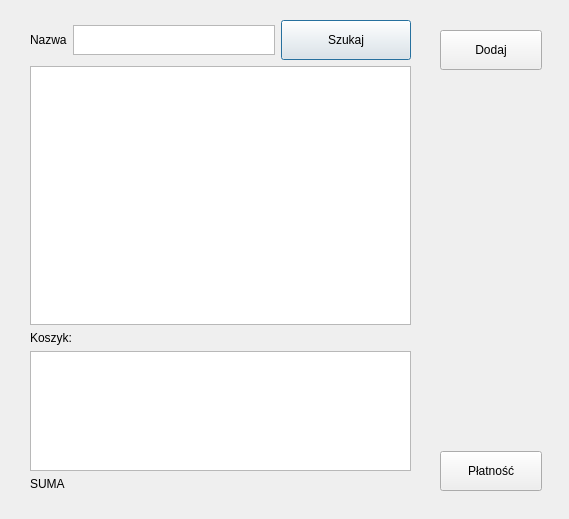
<?xml version="1.0" encoding="UTF-8"?>
<ui version="4.0">
 <class>nowa_przekaska</class>
 <widget class="QDialog" name="nowa_przekaska">
  <property name="geometry">
   <rect>
    <x>0</x>
    <y>0</y>
    <width>569</width>
    <height>519</height>
   </rect>
  </property>
  <property name="windowTitle">
   <string>Dialog</string>
  </property>
  <widget class="QWidget" name="layoutWidget">
   <property name="geometry">
    <rect>
     <x>30</x>
     <y>20</y>
     <width>381</width>
     <height>471</height>
    </rect>
   </property>
   <layout class="QVBoxLayout" name="verticalLayout_2">
    <item>
     <layout class="QHBoxLayout" name="horizontalLayout_2"/>
    </item>
    <item>
     <layout class="QHBoxLayout" name="horizontalLayout_9">
      <item>
       <widget class="QLabel" name="l1_2">
        <property name="text">
         <string>Nazwa</string>
        </property>
       </widget>
      </item>
      <item>
       <widget class="QPlainTextEdit" name="txtNazwa">
        <property name="maximumSize">
         <size>
          <width>16777215</width>
          <height>30</height>
         </size>
        </property>
       </widget>
      </item>
      <item>
       <widget class="QPushButton" name="bSzukaj">
        <property name="minimumSize">
         <size>
          <width>130</width>
          <height>40</height>
         </size>
        </property>
        <property name="text">
         <string>Szukaj</string>
        </property>
       </widget>
      </item>
     </layout>
    </item>
    <item>
     <widget class="QListWidget" name="lPrzekaski">
      <property name="minimumSize">
       <size>
        <width>0</width>
        <height>230</height>
       </size>
      </property>
     </widget>
    </item>
    <item>
     <widget class="QLabel" name="label">
      <property name="text">
       <string>Koszyk:</string>
      </property>
     </widget>
    </item>
    <item>
     <widget class="QListWidget" name="lKoszyk">
      <property name="maximumSize">
       <size>
        <width>16777215</width>
        <height>120</height>
       </size>
      </property>
     </widget>
    </item>
    <item>
     <widget class="QLabel" name="lSuma">
      <property name="text">
       <string>SUMA</string>
      </property>
     </widget>
    </item>
   </layout>
  </widget>
  <widget class="QWidget" name="layoutWidget">
   <property name="geometry">
    <rect>
     <x>440</x>
     <y>30</y>
     <width>102</width>
     <height>461</height>
    </rect>
   </property>
   <layout class="QVBoxLayout" name="verticalLayout_3">
    <item>
     <widget class="QPushButton" name="bDodaj">
      <property name="minimumSize">
       <size>
        <width>100</width>
        <height>40</height>
       </size>
      </property>
      <property name="text">
       <string>Dodaj</string>
      </property>
     </widget>
    </item>
    <item>
     <spacer name="verticalSpacer_4">
      <property name="orientation">
       <enum>Qt::Orientation::Vertical</enum>
      </property>
      <property name="sizeHint" stdset="0">
       <size>
        <width>20</width>
        <height>40</height>
       </size>
      </property>
     </spacer>
    </item>
    <item>
     <widget class="QPushButton" name="bPlatnosc">
      <property name="minimumSize">
       <size>
        <width>100</width>
        <height>40</height>
       </size>
      </property>
      <property name="text">
       <string>Płatność</string>
      </property>
     </widget>
    </item>
   </layout>
  </widget>
 </widget>
 <resources/>
 <connections/>
</ui>
